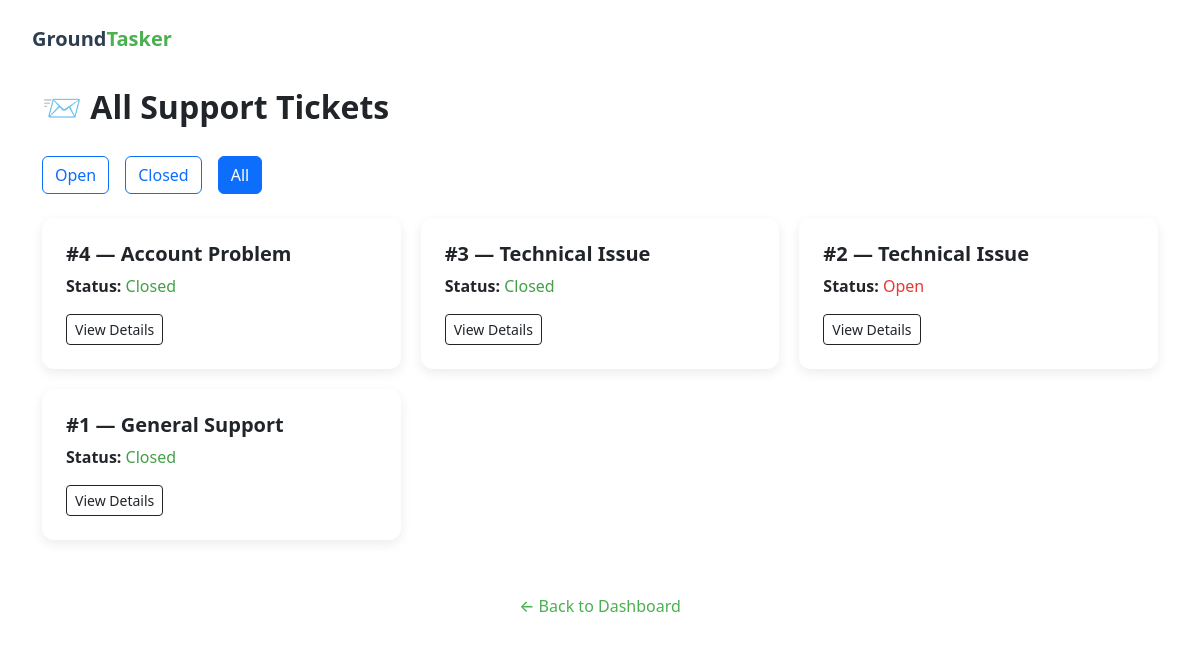
The app's page /admin-dashboard/tickets/ (signed in), older data.
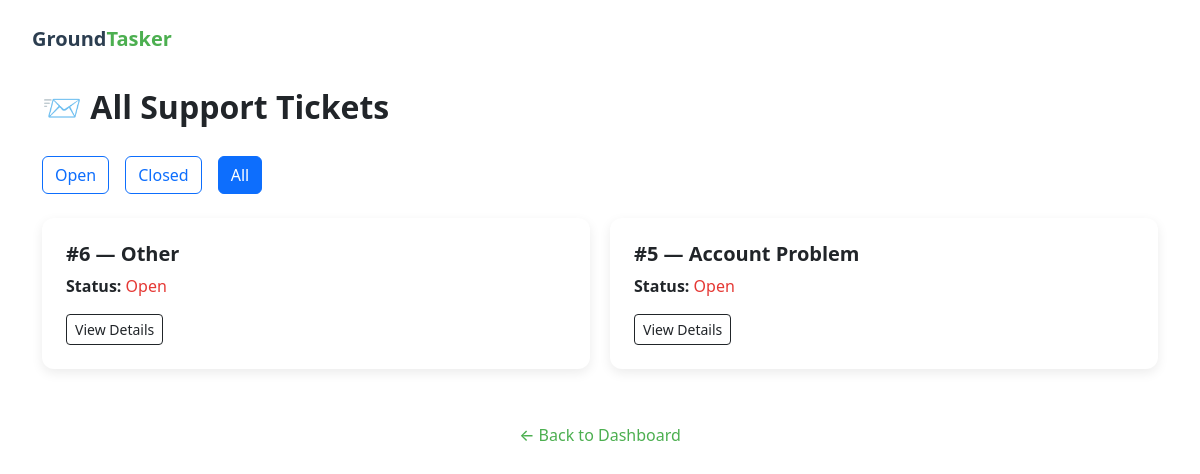
The same page, newer data.
### adminpanel/models.py (models this page shows, shortened)
class Ticket(models.Model):
    STATUS_CHOICES = [
        ('open', 'Open'),
        ('closed', 'Closed'),
    ]
    user = models.ForeignKey(User, on_delete=models.CASCADE)
    full_name = models.CharField(max_length=255)
    email = models.EmailField()
    category = models.CharField(max_length=100, default='General Support')
    message = models.TextField()
    attachment = models.FileField(upload_to='support_attachments/', blank=True, null=True)
    status = models.CharField(max_length=10, choices=STATUS_CHOICES, default='open')
    created_at = models.DateTimeField(auto_now_add=True)

### adminpanel/views.py (the view)
# urls.py: path('tickets/', admin_tickets_list, name='admin_tickets'),
@staff_member_required
def admin_tickets_list(request):
    status_filter = request.GET.get("status")
    tickets = Ticket.objects.all().order_by('-created_at')
    if status_filter in ["open", "closed"]:
        tickets = tickets.filter(status=status_filter)
    return render(request, 'admin_tickets.html', {
        'tickets': tickets,
        'current_status': status_filter
    })

### templates/admin_tickets.html (shortened to what this page needs)
{% load static %}
<!DOCTYPE html>
<html lang="en">
<head>
  <link rel="stylesheet" href="{% static 'css/admin.css' %}">
  <link rel="stylesheet" href="https://cdn.jsdelivr.net/npm/bootstrap@5.3.3/dist/css/bootstrap.min.css">
</head>
<body>
<div style="position: absolute; top: 24px; left: 32px;">
  <a href="{% url 'admin_dashboard' %}" style="font-size: 20px; font-weight: 600; text-decoration: none; color: #2c3e50;">
    Ground<span style="color: #4CAF50;">Tasker</span>
  </a>
</div>
  <div class="container py-5">
    <h1 class="admin-title">📨 All Support Tickets</h1>
    <div class="mb-4 d-flex gap-3">
        <a href="{% url 'admin_tickets' %}?status=open" class="btn {% if current_status == 'open' %}btn-primary{% else %}btn-outline-primary{% endif %}">Open</a>
        <a href="{% url 'admin_tickets' %}?status=closed" class="btn {% if current_status == 'closed' %}btn-primary{% else %}btn-outline-primary{% endif %}">Closed</a>
        <a href="{% url 'admin_tickets' %}" class="btn {% if not current_status %}btn-primary{% else %}btn-outline-primary{% endif %}">All</a>
    </div>
    <div class="admin-section">
      {% for ticket in tickets %}
        <div class="admin-card">
          <h5>#{{ ticket.id }} — {{ ticket.category }}</h5>
          <p><strong>Status:</strong>
            {% if ticket.status == "open" %}
              <span style="color: #e53935;">Open</span>
            {% else %}
              <span style="color: #43a047;">Closed</span>
            {% endif %}
          </p>
          <a class="btn btn-sm btn-outline-dark" href="{% url 'admin_ticket_detail' ticket.id %}">View Details</a>
        </div>
      {% endfor %}
    </div>
    <div class="text-center mt-4">
      <a class="back-link" href="{% url 'admin_dashboard' %}">← Back to Dashboard</a>
    </div>
  </div>
</body>
</html>

### static/css/admin.css (style rules this page uses)
body { font-family: 'Poppins', sans-serif; background-color: #f9f9f9; margin: 0; padding: 40px 20px; }
.container { max-width: 1100px; margin: 0 auto; }
.admin-title { font-size: 32px; font-weight: 600; margin-bottom: 30px; }
.admin-section { display: grid; grid-template-columns: repeat(auto-fit, minmax(280px, 1fr)); gap: 20px; margin-top: 20px; }
.admin-card { background: #fff; border-radius: 12px; padding: 24px; box-shadow: 0 4px 12px rgba(0, 0, 0, 0.08); transition: 0.2s ease; cursor: pointer; }
.admin-card h5 { font-weight: 600; margin-bottom: 8px; }
a.back-link { display: inline-block; margin-top: 30px; text-decoration: none; color: #4caf50; font-weight: 500; }
.back-link { color: #4CAF50; font-weight: 500; text-decoration: none; font-size: 16px; transition: 0.2s ease; }
.back-link { display: inline-block; margin-top: 32px; color: #43a047; font-weight: 500; text-decoration: none; }

Row changes from the older to the newer data that the page shows:
removed Ticket: id "4", category "Account Problem", status "Closed"
removed Ticket: id "3", category "Technical Issue", status "Closed"
removed Ticket: id "2", category "Technical Issue", status "Open"
removed Ticket: id "1", category "General Support", status "Closed"
added Ticket: id "6", category "Other", status "Open"
added Ticket: id "5", category "Account Problem", status "Open"
